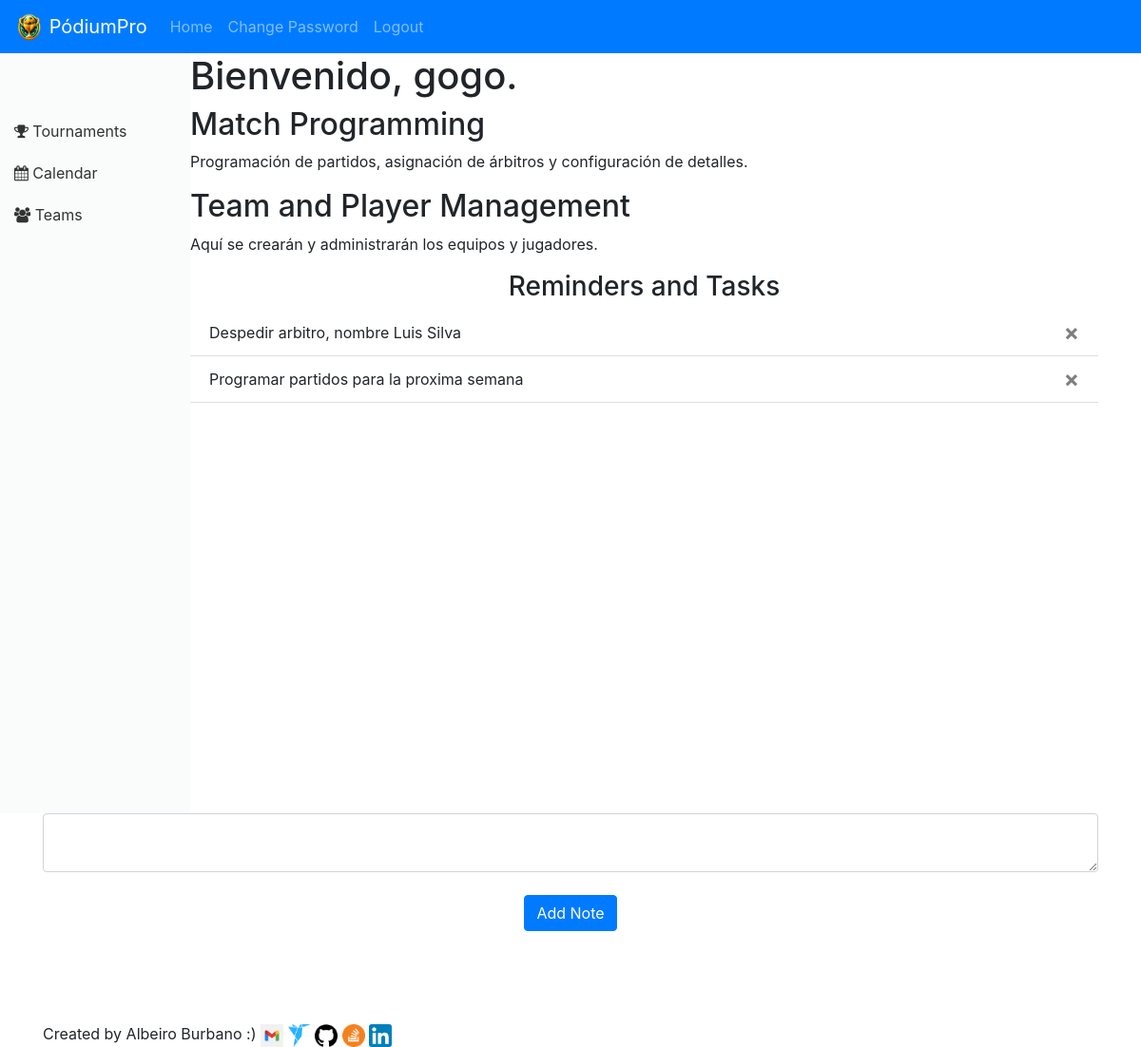
The page / (signed in) on the database as committed earlier.
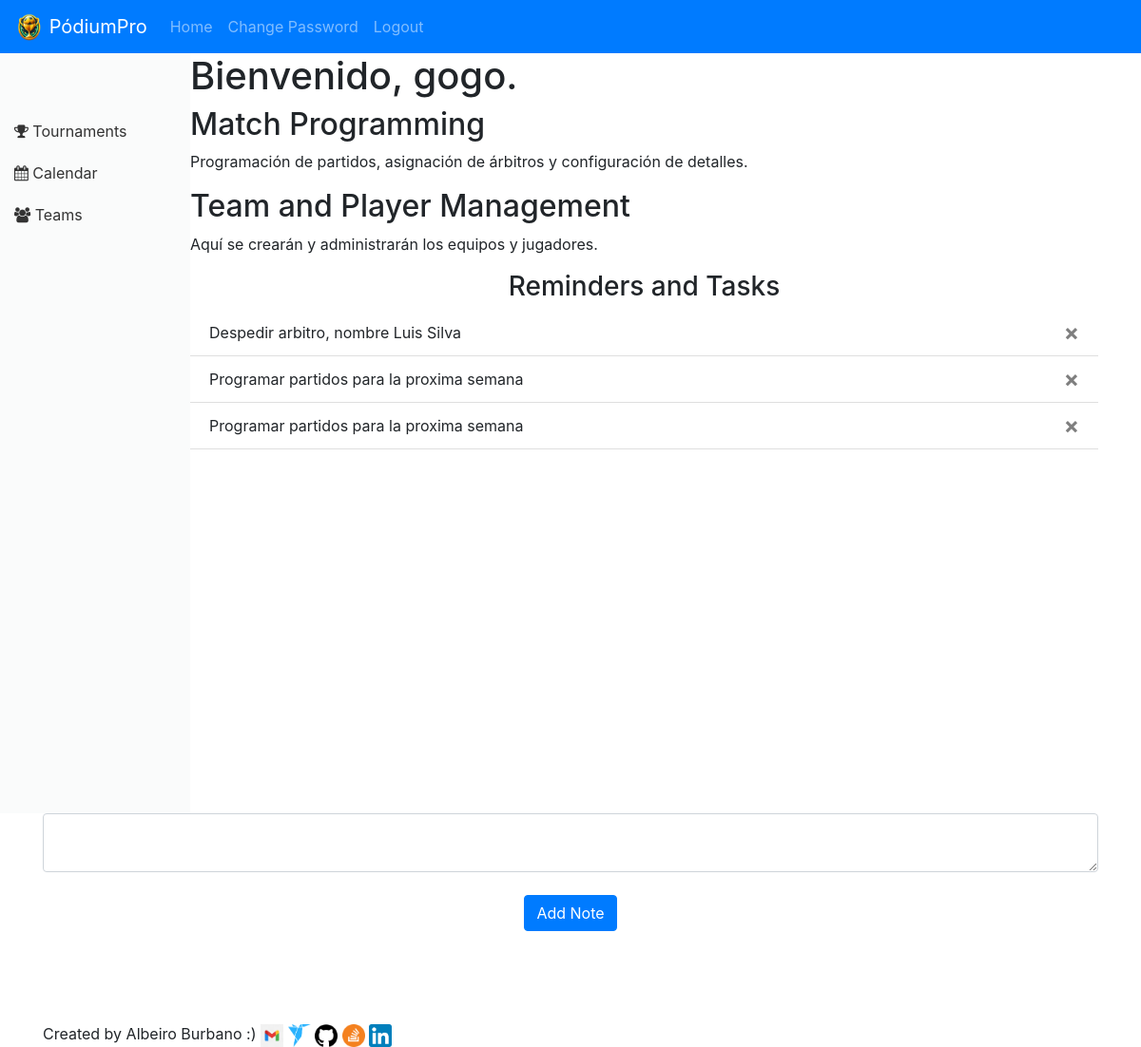
The same page on the database as committed later.
### website/models.py (models this page shows)
class User(db.Model, UserMixin):
    id = db.Column(db.Integer, primary_key=True)
    email = db.Column(db.String(150), unique=True)
    password = db.Column(db.String(150))
    first_name = db.Column(db.String(150))
    notes = db.relationship('Note')

class Note(db.Model):
    id = db.Column(db.Integer, primary_key=True)
    data = db.Column(db.String(10000))
    date = db.Column(db.DateTime(timezone=True), default=func.now())
    user_id = db.Column(db.Integer, db.ForeignKey('user.id'))

### website/views.py (the view, shortened to what this page needs)
@views.route('/', methods=['GET', 'POST'])
@login_required
def home():
    return render_template("home.html", user=current_user)

### website/__init__.py (called while the page is built)
def create_app():
    app = Flask(__name__)
    app.config['SECRET_KEY'] = 'hjshjhdjah kjshkjdhjs'
    app.config['SQLALCHEMY_DATABASE_URI'] = f'sqlite:///{DB_NAME}'
    db.init_app(app)
    from .views import views
    from .auth import auth
    app.register_blueprint(views, url_prefix='/')
    app.register_blueprint(auth, url_prefix='/')
    from .models import User, Note
    with app.app_context():
        db.create_all()
    login_manager = LoginManager()
    login_manager.login_view = 'views.guest'
    login_manager.init_app(app)
    @login_manager.user_loader
    def load_user(id):
        return User.query.get(int(id))
    return app

### website/templates/home.html (shortened to what this page needs)
{% extends "base.html" %}
{% block content %}
{% if current_user.is_authenticated %}
    <div class="welcome-message">
        <h1>Bienvenido, {{ current_user.first_name }}.</h1>
    </div>
{% endif %}
<div id="programacion-partidos">
    <h2>Match Programming</h2>
    <p>Programación de partidos, asignación de árbitros y configuración de detalles.</p>
</div>
<div id="gestion-equipos">
    <h2>Team and Player Management</h2>
    <p>Aquí se crearán y administrarán los equipos y jugadores.</p>
</div>
<h3 align="center">Reminders and Tasks</h3>
<ul class="list-group list-group-flush" id="notes">
  {% for note in user.notes %}
  <li class="list-group-item">
    {{ note.data }}
    <button type="button" class="close" onClick="deleteNote({{ note.id }})">
      <span aria-hidden="true">&times;</span>
    </button>
  </li>
  {% endfor %}
</ul>
<form method="POST">
  <textarea name="note" id="note" class="form-control"></textarea>
  <br />
  <div align="center">
    <button type="submit" class="btn btn-primary">Add Note</button>
  </div>
</form>
<br>
<br>
<br>
<br>
<div id="mi-firma">
  <span>Created by Albeiro Burbano :)  </span>
  <a href="mailto:aburbanot@unal.edu.co">
      <img src="../static/email-icon.png" alt="Enviar correo" style="width: 24px; height: 24px; vertical-align: middle;">
  </a>
  <a href="https://www.freelancer.com/u/Albeiro73?sb=t">
    <img src="../static/free-icon .png" alt="Ver perfil en freelancer" style="width: 24px; height: 24px; vertical-align: middle;">
</a>
<a href="https://github.com/AlbeiroBurbanoTobar/ppi_pl_BurbanoA">
  <img src="../static/git-icon.png" alt="Ver repositorio" style="width: 24px; height: 24px; vertical-align: middle;">
</a>
<a href="https://stackoverflow.com/users/24090991/albeiro-burbano">
  <img src="../static/stack-icon.png" alt="Mira el perfil de stackoverflow" style="width: 24px; height: 24px; vertical-align: middle;">
</a>
<a href="http://www.linkedin.com/in/albeiro-jose-burbano-tobar-759ba4297">
  <img src="../static/link-icon.png" alt="Mira el perfil de linkedin" style="width: 24px; height: 24px; vertical-align: middle;">
</a>
</div>
{% endblock %}

### website/templates/base.html (shortened to what this page needs)
<!DOCTYPE html>
<html>
  <head>
    <link
      rel="stylesheet"
      href="https://stackpath.bootstrapcdn.com/bootstrap/4.4.1/css/bootstrap.min.css"
    />
    <link
      rel="stylesheet"
      href="https://stackpath.bootstrapcdn.com/font-awesome/4.7.0/css/font-awesome.min.css"
    />
    <link rel="stylesheet" href="{{ url_for('static', filename='css/style.css') }}">
  </head>
  <body>
    <nav class="navbar navbar-expand-lg navbar-dark bg-primary">
      <a class="navbar-brand" href="/">
        <img src="../static/logo.png" width="30" height="30" class="d-inline-block align-top" alt="">
        PódiumPro
      </a>
      <div class="collapse navbar-collapse" id="navbar">
        <div class="navbar-nav">
          {% if user.is_authenticated %}
          <a class="nav-item nav-link" id="home" href="/">Home</a>
           <a class="nav-item nav-link" id="changePassword" href="/change-password">Change Password</a>
          <a class="nav-item nav-link" id="logout" href="/logout">Logout</a>
        </div>
          {% else %}
          <a class="nav-item nav-link" id="login" href="/login">Login</a>
          <a class="nav-item nav-link" id="signUp" href="{{ url_for('auth.privacy_policy') }}">Sign Up</a>
          {% endif %}
        </div>
    </nav>
    {% if user.is_authenticated %}
    <div class="sidebar-container">
        <div class="sidebar">
          <a href="{{ url_for('views.tournaments') }}">
            <i class="fa fa-trophy" aria-hidden="true"></i> Tournaments
        </a>
        <a href="{{ url_for('views.calendar') }}">
            <i class="fa fa-calendar" aria-hidden="true"></i> Calendar
        </a>
        <a href="{{ url_for('views.teams') }}">
            <i class="fa fa-users" aria-hidden="true"></i> Teams
        </a>
        </div>
    </div>
    {% endif %}
    <div class="container">{% block content %} {% endblock %}</div>
  </body>
</html>

### website/static/css/style.css (style rules this page uses)
.sidebar-container { width: 200px; background-color: #fafbfb; padding-top: 60px; float: left; height: 100vh; }
.sidebar a { padding: 10px 15px; text-decoration: none; font-size: 16px; color: #333; display: block; white-space: nowrap; }

Rows that differ between the two databases and show on the page:
added Note: data "Programar partidos para la proxima semana"
